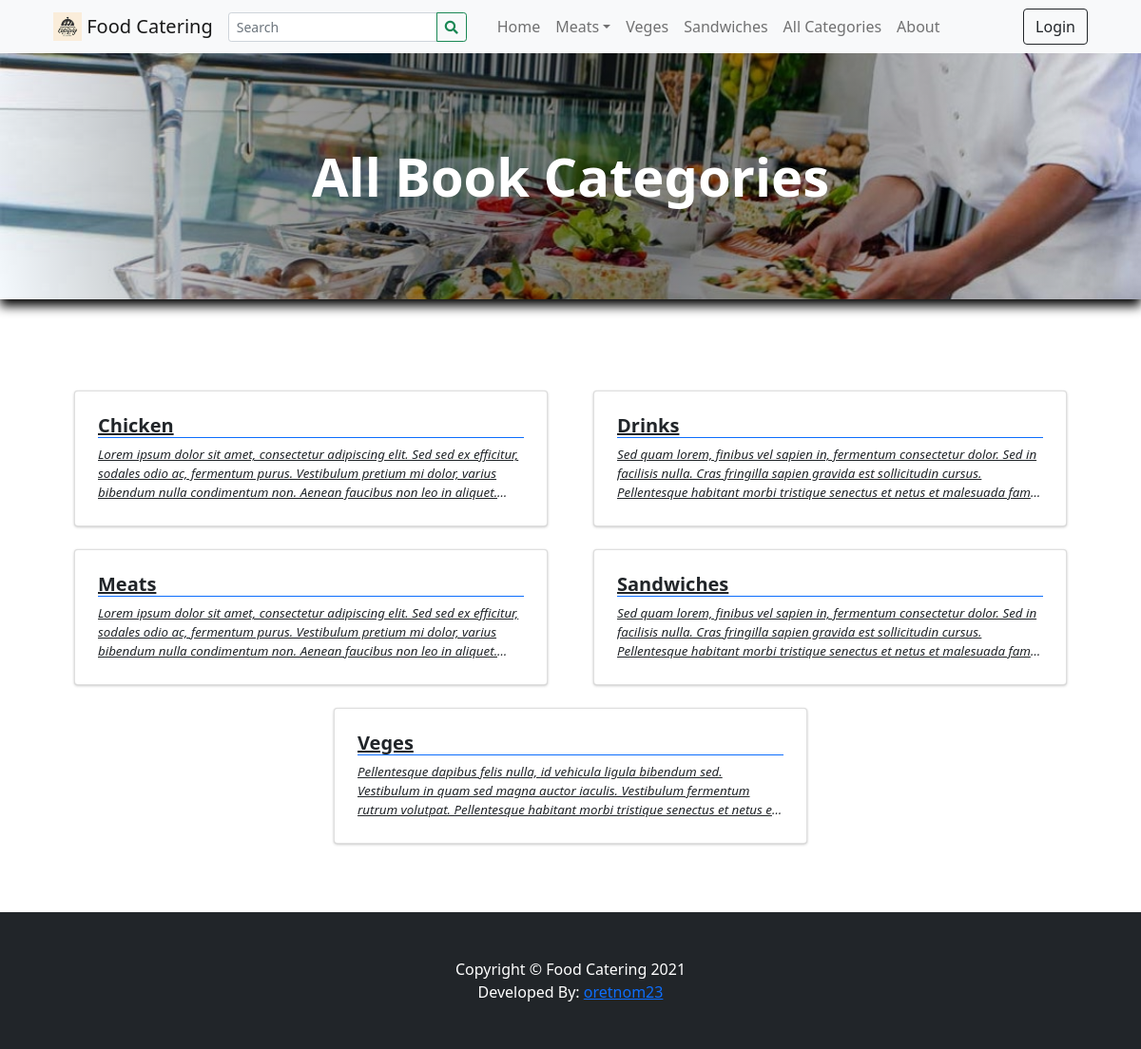
Page /?p=view_categories on the committed database.
### tables this page shows
CREATE TABLE `categories` (
  `id` int(30) NOT NULL,
  `category` varchar(250) NOT NULL,
  `description` text DEFAULT NULL,
  `status` tinyint(1) NOT NULL DEFAULT 1,
  `date_created` datetime NOT NULL DEFAULT current_timestamp()
);

### classes/DBConnection.php (called while the page is built, shortened)
<?php
class DBConnection{
    private $host = "localhost";
    private $username = "root";
    private $password = "password123";
    private $database = "catering_db";
    public $conn;
    public function __construct(){
        if (!isset($this->conn)) {
            $this->conn = new mysqli($this->host, $this->username, $this->password, $this->database);
        }
    }
}
?>

### config.php (called while the page is built, shortened)
<?php
require_once('classes/DBConnection.php');
require_once('classes/SystemSettings.php');
function validate_image($file){
	if(!empty($file)){
		if(is_file(base_app.$file)){
			return base_url.$file;
		}else{
			return base_url.'dist/img/no-image-available.png';
		}
	}else{
		return base_url.'dist/img/no-image-available.png';
	}
}
?>

### inc/topBarNav.php (the view, shortened to what this page needs)
<nav class="navbar navbar-expand-lg navbar-light bg-light">
            <div class="container-fluid px-4 px-lg-5 ">
                <a class="navbar-brand" href="./">
                <img src="<?php echo validate_image($_settings->info('logo')) ?>" width="30" height="30" class="d-inline-block align-top" alt="" loading="lazy">
                <?php echo $_settings->info('short_name') ?>
                </a>
                <form class="form-inline" id="search-form">
                  <div class="input-group">
                    <input class="form-control form-control-sm form " type="search" placeholder="Search" aria-label="Search" name="search"  value="<?php echo isset($_GET['search']) ? $_GET['search'] : "" ?>"  aria-describedby="button-addon2">
                    <div class="input-group-append">
                      <button class="btn btn-outline-success btn-sm m-0" type="submit" id="button-addon2"><i class="fa fa-search"></i></button>
                    </div>
                  </div>
                </form>
                <div class="collapse navbar-collapse" id="navbarSupportedContent">
                    <ul class="navbar-nav me-auto mb-2 mb-lg-0 ms-lg-4">
                        <li class="nav-item"><a class="nav-link" aria-current="page" href="./">Home</a></li>
                        <?php
                        $cat_qry = $conn->query("SELECT * FROM categories where status = 1  limit 3");
                        $count_cats =$conn->query("SELECT * FROM categories where status = 1 ")->num_rows;
                        while($crow = $cat_qry->fetch_assoc()):
                          $sub_qry = $conn->query("SELECT * FROM sub_categories where status = 1 and parent_id = '{$crow['id']}'");
                          if($sub_qry->num_rows <= 0):
                        ?>
                        <li class="nav-item"><a class="nav-link" aria-current="page" href="./?p=products&c=<?php echo md5($crow['id']) ?>"><?php echo $crow['category'] ?></a></li>
                        <?php else: ?>
                        <li class="nav-item dropdown">
                          <a class="nav-link dropdown-toggle" id="navbarDropdown<?php echo $crow['id'] ?>" href="#" role="button" data-toggle="dropdown" aria-expanded="false"><?php echo $crow['category'] ?></a></a>
                        </li>
                        <?php endif; ?>
                        <?php endwhile; ?>
                        <?php if($count_cats > 3): ?>
                        <li class="nav-item"><a class="nav-link" href="./?p=view_categories">All Categories</a></li>
                        <?php endif; ?>
                        <li class="nav-item"><a class="nav-link" href="./?p=about">About</a></li>
                    </ul>
                    <div class="d-flex align-items-center">
                      <?php if(!isset($_SESSION['userdata']['id'])): ?>
                        <button class="btn btn-outline-dark ml-2" id="login-btn" type="button">Login</button>
                        <?php endif; ?>
                    </div>
                </div>
            </div>
        </nav>

### view_categories.php (shortened to what this page needs)
<?php
$title = "All Book Categories";
?>
<header class="bg-dark py-5" id="main-header">
    <div class="container px-4 px-lg-5 my-5">
        <div class="text-center text-white">
            <h1 class="display-4 fw-bolder"><?php echo $title ?></h1>
        </div>
    </div>
</header>
<section class="py-5">
    <div class="container px-4 px-lg-5 mt-5">
        <div class="row gx-2 gx-lg-5 row-cols-1 row-cols-md-2 row-cols-xl-2 justify-content-center">
            <?php
                $categories = $conn->query("SELECT * FROM `categories` where status = 1 order by category asc ");
                while($row = $categories->fetch_assoc()):
                    foreach($row as $k=> $v){
                        $row[$k] = trim(stripslashes($v));
                    }
                    $row['description'] = strip_tags(stripslashes(html_entity_decode($row['description'])));
            ?>
            <div class="col mb-6 mb-2">
                <a href="./?p=products&c=<?php echo md5($row['id']) ?>" class="card category-item text-dark">
                    <div class="card-body p-4">
                        <div class="">
                            <h5 class="fw-bolder border-bottom border-primary"><?php echo $row['category'] ?></h5>
                        </div>
                        <p class="m-0 truncate"><?php echo $row['description'] ?></p>
                    </div>
                </a>
            </div>
            <?php endwhile; ?>
        </div>
    </div>
</section>

### rows in the picture
categories: category "Meats", description "Lorem ipsum dolor sit amet, consectetur adipiscing elit. Sed sed ex efficitur, sodales odio ac, fermentum purus. Vestibulum pretium mi dolor, varius bibendum nulla condimentum non. Aenean faucibus non leo in…"
categories: category "Veges", description "Pellentesque dapibus felis nulla, id vehicula ligula bibendum sed. Vestibulum in quam sed magna auctor iaculis. Vestibulum fermentum rutrum volutpat. Pellentesque habitant morbi tristique senectus et netus…"
categories: category "Sandwiches", description "Sed quam lorem, finibus vel sapien in, fermentum consectetur dolor. Sed in facilisis nulla. Cras fringilla sapien gravida est sollicitudin cursus. Pellentesque habitant morbi tristique senectus et netus et malesuada…"
categories: category "Chicken", description "Lorem ipsum dolor sit amet, consectetur adipiscing elit. Sed sed ex efficitur, sodales odio ac, fermentum purus. Vestibulum pretium mi dolor, varius bibendum nulla condimentum non. Aenean faucibus non leo in…"
categories: category "Drinks", description "Sed quam lorem, finibus vel sapien in, fermentum consectetur dolor. Sed in facilisis nulla. Cras fringilla sapien gravida est sollicitudin cursus. Pellentesque habitant morbi tristique senectus et netus et malesuada…"

### other values in the picture
$_settings->info('short_name') "Food Catering"
$title "All Book Categories"
